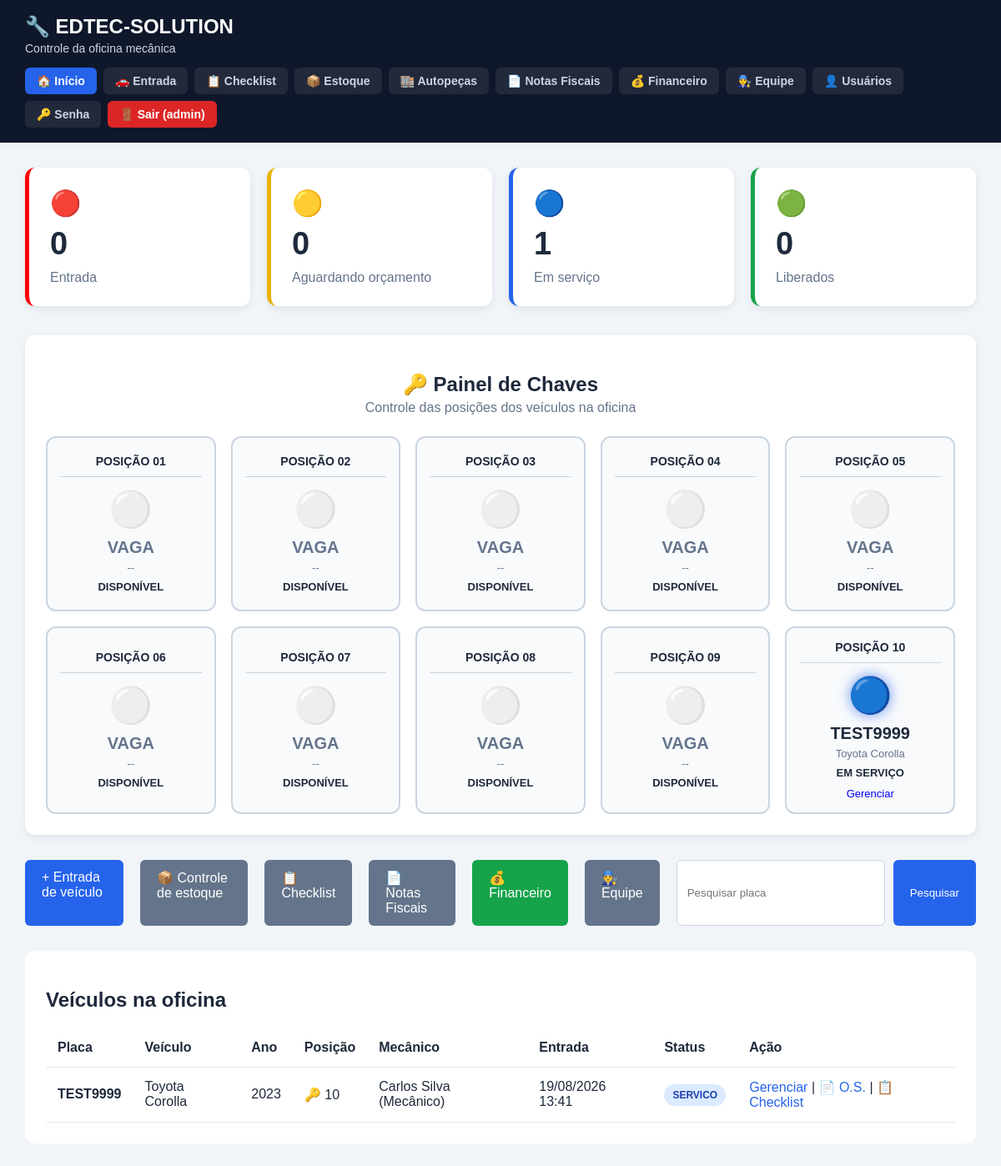
The page /app/public/index.php (signed in) on the database its author committed.
### tables this page shows
CREATE TABLE `veiculos` (
  `id` int NOT NULL AUTO_INCREMENT,
  `placa` varchar(10) NOT NULL,
  `cliente_id` int DEFAULT NULL,
  `modelo` varchar(100) NOT NULL,
  `marca` varchar(100) DEFAULT NULL,
  `ano` int DEFAULT NULL,
  `cor` varchar(50) DEFAULT NULL,
  `km_atual` int DEFAULT NULL,
  `telefone` varchar(30) DEFAULT NULL,
  `entrada` datetime NOT NULL DEFAULT CURRENT_TIMESTAMP,
  `saida` datetime DEFAULT NULL,
  `status` enum('ENTRADA','ORCAMENTO','SERVICO','LIBERADO') NOT NULL DEFAULT 'ENTRADA',
  `observacoes` text,
  `atualizado_em` datetime NOT NULL DEFAULT CURRENT_TIMESTAMP ON UPDATE CURRENT_TIMESTAMP,
  `posicao_chave` int DEFAULT NULL,
  `posicao_chave_ativa` int GENERATED ALWAYS AS ((case when (`saida` is null) then `posicao_chave` else NULL end)) STORED,
  `mecanico_id` int DEFAULT NULL,
  PRIMARY KEY (`id`),
  UNIQUE KEY `uk_posicao_chave_ativa` (`posicao_chave_ativa`),
  KEY `idx_veiculos_status` (`status`),
  KEY `idx_veiculos_cliente` (`cliente_id`),
  KEY `idx_veiculos_entrada` (`entrada`),
  KEY `idx_veiculos_placa` (`placa`),
  CONSTRAINT `fk_veiculo_cliente` FOREIGN KEY (`cliente_id`) REFERENCES `clientes` (`id`) ON DELETE SET NULL ON UPDATE CASCADE
);

CREATE TABLE `funcionarios` (
  `id` int NOT NULL AUTO_INCREMENT,
  `nome` varchar(150) NOT NULL,
  `cpf` varchar(20) DEFAULT NULL,
  `telefone` varchar(30) DEFAULT NULL,
  `cargo` enum('MECANICO','AUXILIAR','ADMINISTRATIVO') NOT NULL DEFAULT 'MECANICO',
  `especialidade` varchar(100) DEFAULT 'Geral',
  `ativo` tinyint(1) NOT NULL DEFAULT '1',
  `criado_em` datetime NOT NULL DEFAULT CURRENT_TIMESTAMP,
  `atualizado_em` datetime NOT NULL DEFAULT CURRENT_TIMESTAMP ON UPDATE CURRENT_TIMESTAMP,
  PRIMARY KEY (`id`)
);

### app/public/auth.php (called while the page is built, shortened)
<?php
function usuarioLogado(): ?array
{
    if (isset($_SESSION['usuario_id'])) {
        return [
            'id' => (int) $_SESSION['usuario_id'],
            'nome' => $_SESSION['usuario_nome'] ?? '',
            'usuario' => $_SESSION['usuario_login'] ?? '',
            'perfil' => $_SESSION['usuario_perfil'] ?? 'ATENDIMENTO',
            'trocar_senha' => (int) ($_SESSION['trocar_senha'] ?? 0)
        ];
    }
    return null;
}
function temPermissao(array $perfilsPermitidos): bool
{
    $usuario = usuarioLogado();
    if (in_array($usuario['perfil'], ['ADMIN', 'GERENTE'], true)) {
        return true;
    }
    return in_array($usuario['perfil'], $perfilsPermitidos, true);
}
        ?>

### app/public/index.php (the view, shortened to what this page needs)
<?php
require_once 'config.php';
require_once 'auth.php';
function totalStatus(PDO $pdo, string $status): int
{
    $sql = "
        SELECT COUNT(*)
        FROM veiculos
        WHERE status = ?
        AND saida IS NULL
    ";
    $stmt = $pdo->prepare($sql);
    $stmt->execute([$status]);
    return (int) $stmt->fetchColumn();
}
$entrada   = totalStatus($pdo, 'ENTRADA');
$orcamento = totalStatus($pdo, 'ORCAMENTO');
$servico   = totalStatus($pdo, 'SERVICO');
$liberado  = totalStatus($pdo, 'LIBERADO');
$placaPesquisa = strtoupper(
    trim($_GET['placa'] ?? '')
);
if ($placaPesquisa !== '') {
    $stmt = $pdo->prepare("
        SELECT
            v.placa,
            v.marca,
            v.modelo,
            v.ano,
            v.cor,
            v.km_atual,
            v.entrada,
            v.status,
            v.posicao_chave,
            f.nome AS mecanico_nome
        FROM veiculos v
        LEFT JOIN funcionarios f ON f.id = v.mecanico_id
        WHERE v.saida IS NULL
        AND v.placa LIKE ?
        ORDER BY v.entrada DESC
    ");
    $stmt->execute([
        '%' . $placaPesquisa . '%'
    ]);
} else {
    $stmt = $pdo->query("
        SELECT
            v.placa,
            v.marca,
            v.modelo,
            v.ano,
            v.cor,
            v.km_atual,
            v.entrada,
            v.status,
            v.posicao_chave,
            f.nome AS mecanico_nome
        FROM veiculos v
        LEFT JOIN funcionarios f ON f.id = v.mecanico_id
        WHERE v.saida IS NULL
        ORDER BY v.entrada DESC
    ");
}
$veiculos = $stmt->fetchAll();
$posicoes = [];
$stmtPainel = $pdo->query("
    SELECT
        placa,
        status,
        posicao_chave,
        marca,
        modelo
    FROM veiculos
    WHERE saida IS NULL
    AND posicao_chave IS NOT NULL
");
while ($row = $stmtPainel->fetch()) {
    $posicoes[
        (int) $row['posicao_chave']
    ] = $row;
}
$leds = [
    'ENTRADA' => [
        'icone' => '🔴',
        'nome' => 'ENTRADA',
        'classe' => 'led-vermelho'
    ],
    'ORCAMENTO' => [
        'icone' => '🟡',
        'nome' => 'ORÇAMENTO',
        'classe' => 'led-amarelo'
    ],
    'SERVICO' => [
        'icone' => '🔵',
        'nome' => 'EM SERVIÇO',
        'classe' => 'led-azul'
    ],
    'LIBERADO' => [
        'icone' => '🟢',
        'nome' => 'LIBERADO',
        'classe' => 'led-verde'
    ]
];
?>
<!DOCTYPE html>
<html lang="pt-BR">
<head>
    <link
        rel="stylesheet"
        href="style.css"
    >
</head>
<body>
<?php
include 'header.php';
?>
<main>
<section class="cards">
    <div class="card vermelho">
        <span>🔴</span>
        <h2><?= $entrada ?></h2>
        <p>Entrada</p>
    </div>
    <div class="card amarelo">
        <span>🟡</span>
        <h2><?= $orcamento ?></h2>
        <p>Aguardando orçamento</p>
    </div>
    <div class="card azul">
        <span>🔵</span>
        <h2><?= $servico ?></h2>
        <p>Em serviço</p>
    </div>
    <div class="card verde">
        <span>🟢</span>
        <h2><?= $liberado ?></h2>
        <p>Liberados</p>
    </div>
</section>
<section class="painel-chaves">
    <div class="painel-titulo">
        <h2>🔑 Painel de Chaves</h2>
        <p>
            Controle das posições dos veículos na oficina
        </p>
    </div>
    <div class="grade-chaves">
<?php for ($i = 1; $i <= 10; $i++): ?>
<?php
    $veiculoPainel =
        $posicoes[$i] ?? null;
?>
        <div class="posicao-chave">
            <div class="numero-posicao">
                POSIÇÃO <?= sprintf('%02d', $i) ?>
            </div>
<?php if ($veiculoPainel): ?>
<?php
    $status =
        $veiculoPainel['status'];
    $led =
        $leds[$status]
        ?? [
            'icone' => '⚪',
            'nome' => $status,
            'classe' => ''
        ];
?>
            <div class="led-painel <?= $led['classe'] ?>">
                <?= $led['icone'] ?>
            </div>
            <div class="placa-painel">
                <?= htmlspecialchars(
                    $veiculoPainel['placa']
                ) ?>
            </div>
            <div class="modelo-painel">
                <?= htmlspecialchars(
                    $veiculoPainel['marca'] .
                    ' ' .
                    $veiculoPainel['modelo']
                ) ?>
            </div>
            <div class="status-painel">
                <?= $led['nome'] ?>
            </div>
            <a
                href="status.php?placa=<?= urlencode(
                    $veiculoPainel['placa']
                ) ?>"
                class="gerenciar-painel"
            >
                Gerenciar
            </a>
<?php else: ?>
            <div class="led-painel led-desligado">
                ⚪
            </div>
            <div class="placa-painel vaga">
                VAGA
            </div>
            <div class="modelo-painel">
                --
            </div>
            <div class="status-painel">
                DISPONÍVEL
            </div>
<?php endif; ?>
        </div>
<?php endfor; ?>
    </div>
</section>
<section class="acoes">
    <a
        href="entrada.php"
        class="botao"
    >
        + Entrada de veículo
    </a>
<?php if (temPermissao(['ESTOQUE', 'MECANICO'])): ?>
    <a
        href="estoque.php"
        class="botao secundario"
    >
        📦 Controle de estoque
    </a>
<?php endif; ?>
    <a
        href="checklist.php"
        class="botao secundario"
    >
        📋 Checklist
    </a>
<?php if (temPermissao(['ATENDIMENTO'])): ?>
    <a
        href="notas.php"
        class="botao secundario"
    >
        📄 Notas Fiscais
    </a>
<?php endif; ?>
<?php if (temPermissao(['ADMIN', 'GERENTE'])): ?>
    <a
        href="financeiro.php"
        class="botao secundario"
        style="background: #16a34a;"
    >
        💰 Financeiro
    </a>
    <a
        href="funcionarios.php"
        class="botao secundario"
    >
        👨‍🔧 Equipe
    </a>
<?php endif; ?>
    <form method="GET">
        <input
            type="text"
            name="placa"
            placeholder="Pesquisar placa"
            maxlength="10"
            value="<?= htmlspecialchars(
                $placaPesquisa
            ) ?>"
        >
        <button type="submit">
            Pesquisar
        </button>
    </form>
</section>
<section class="tabela">
    <h2>Veículos na oficina</h2>
    <table>
        <thead>
            <tr>
                <th>Placa</th>
                <th>Veículo</th>
                <th>Ano</th>
                <th>Posição</th>
                <th>Mecânico</th>
                <th>Entrada</th>
                <th>Status</th>
                <th>Ação</th>
            </tr>
        </thead>
        <tbody>
<?php if (!$veiculos): ?>
            <tr>
                <td colspan="8">
                    Nenhum veículo encontrado.
                </td>
            </tr>
<?php else: ?>
<?php foreach ($veiculos as $veiculo): ?>
            <tr>
                <td>
                    <strong>
                        <?= htmlspecialchars(
                            $veiculo['placa']
                        ) ?>
                    </strong>
                </td>
                <td>
                    <?= htmlspecialchars(
                        $veiculo['marca'] .
                        ' ' .
                        $veiculo['modelo']
                    ) ?>
                </td>
                <td>
                    <?= htmlspecialchars(
                        $veiculo['ano'] ?? '-'
                    ) ?>
                </td>
                <td>
<?php if ($veiculo['posicao_chave']): ?>
                    🔑
                    <?= sprintf(
                        '%02d',
                        $veiculo['posicao_chave']
                    ) ?>
<?php else: ?>
                    --
<?php endif; ?>
                </td>
                <td>
                    <?= htmlspecialchars(
                        $veiculo['mecanico_nome'] ?? '-'
                    ) ?>
                </td>
                <td>
                    <?= date(
                        'd/m/Y H:i',
                        strtotime(
                            $veiculo['entrada']
                        )
                    ) ?>
                </td>
                <td>
                    <span
                        class="status status-<?= strtolower(
                            $veiculo['status']
                        ) ?>"
                    >
                        <?= htmlspecialchars(
                            $veiculo['status']
                        ) ?>
                    </span>
                </td>
                <td>
                    <a
                        class="link"
                        href="status.php?placa=<?= urlencode(
                            $veiculo['placa']
                        ) ?>"
                    >
                        Gerenciar
                    </a>
                    |
                    <a
                        class="link"
                        href="os.php?placa=<?= urlencode(
                            $veiculo['placa']
                        ) ?>"
                    >
                        📄 O.S.
                    </a>
                    |
                    <a
                        class="link"
                        href="checklist.php?placa=<?= urlencode(
                            $veiculo['placa']
                        ) ?>"
                    >
                        📋 Checklist
                    </a>
                </td>
            </tr>
<?php endforeach; ?>
<?php endif; ?>
        </tbody>
    </table>
</section>
</main>
</body>
</html>

### app/public/style.css (style rules this page uses)
* { box-sizing: border-box; }
body { margin: 0; font-family: Arial, Helvetica, sans-serif; background: #f1f5f9; color: #1e293b; }
main { padding: 30px; max-width: 1400px; margin: auto; }
.cards { display: grid; grid-template-columns: repeat(4, 1fr); gap: 20px; }
.card { background: white; padding: 25px; border-radius: 12px; box-shadow: 0 3px 10px rgba(0, 0, 0, .08); }
.card span { font-size: 30px; }
.card h2 { font-size: 38px; margin: 10px 0; }
.card p { margin: 0; color: #64748b; }
.acoes { margin: 30px 0; display: flex; justify-content: space-between; gap: 20px; }
.acoes form { display: flex; gap: 10px; }
input:not([type="checkbox"]):not([type="radio"]) { padding: 12px; border: 1px solid #cbd5e1; border-radius: 6px; min-width: 250px; }
button, .botao { padding: 12px 20px; border: none; border-radius: 6px; background: #2563eb; color: white; text-decoration: none; cursor: pointer; }
.tabela { background: white; padding: 25px; border-radius: 12px; overflow-x: auto; }
table { width: 100%; border-collapse: collapse; }
th, td { padding: 14px; text-align: left; border-bottom: 1px solid #e2e8f0; }
.status { padding: 6px 10px; border-radius: 20px; font-size: 12px; font-weight: bold; }
.status-servico { background: #dbeafe; color: #1e40af; }
.link { color: #2563eb; text-decoration: none; }
.vermelho { border-left: 5px solid red; }
.amarelo { border-left: 5px solid #eab308; }
.azul { border-left: 5px solid #2563eb; }
.verde { border-left: 5px solid #16a34a; }
.botao.secundario { background: #64748b; }
.painel-chaves { margin-top: 35px; padding: 25px; background: white; border-radius: 12px; box-shadow: 0 3px 10px rgba(0, 0, 0, .08); }
.painel-titulo { text-align: center; margin-bottom: 25px; }
.painel-titulo h2 { margin-bottom: 5px; }
.painel-titulo p { margin-top: 0; color: #64748b; }
.grade-chaves { display: grid; grid-template-columns: repeat(5, 1fr); gap: 18px; }
.posicao-chave { min-height: 210px; padding: 15px; text-align: center; border: 2px solid #cbd5e1; border-radius: 12px; background: #f8fafc; display: flex; flex-direction: column; align-items: center; justify-content: center; }
.numero-posicao { width: 100%; padding-bottom: 10px; margin-bottom: 10px; border-bottom: 1px solid #cbd5e1; font-weight: bold; font-size: 14px; }
.led-painel { font-size: 42px; line-height: 1; margin: 8px 0; }
.led-azul { filter: drop-shadow(0 0 8px rgba(37, 99, 235, .7)); }
.led-desligado { opacity: .45; }
.placa-painel { font-size: 20px; font-weight: bold; margin-top: 5px; }
.placa-painel.vaga { color: #64748b; }
.modelo-painel { font-size: 13px; color: #64748b; margin-top: 5px; }
.status-painel { margin-top: 8px; font-size: 13px; font-weight: bold; }
.gerenciar-painel { margin-top: 10px; text-decoration: none; font-size: 13px; }

### rows shown on the page
veiculos: status "🔵", placa "TEST9999", marca+modelo "Toyota Corolla", status "EM SERVIÇO", ano "2023", posicao_chave "10", funcionarios.nome "Carlos Silva (Mecânico)", entrada "19/08/2026 13:41", status "SERVICO"

### other values the page prints
$subtituloPage "Controle da oficina mecânica"
$usuarioHeader['usuario'] "admin"
$entrada "0"
$orcamento "0"
$servico "1"
$liberado "0"
